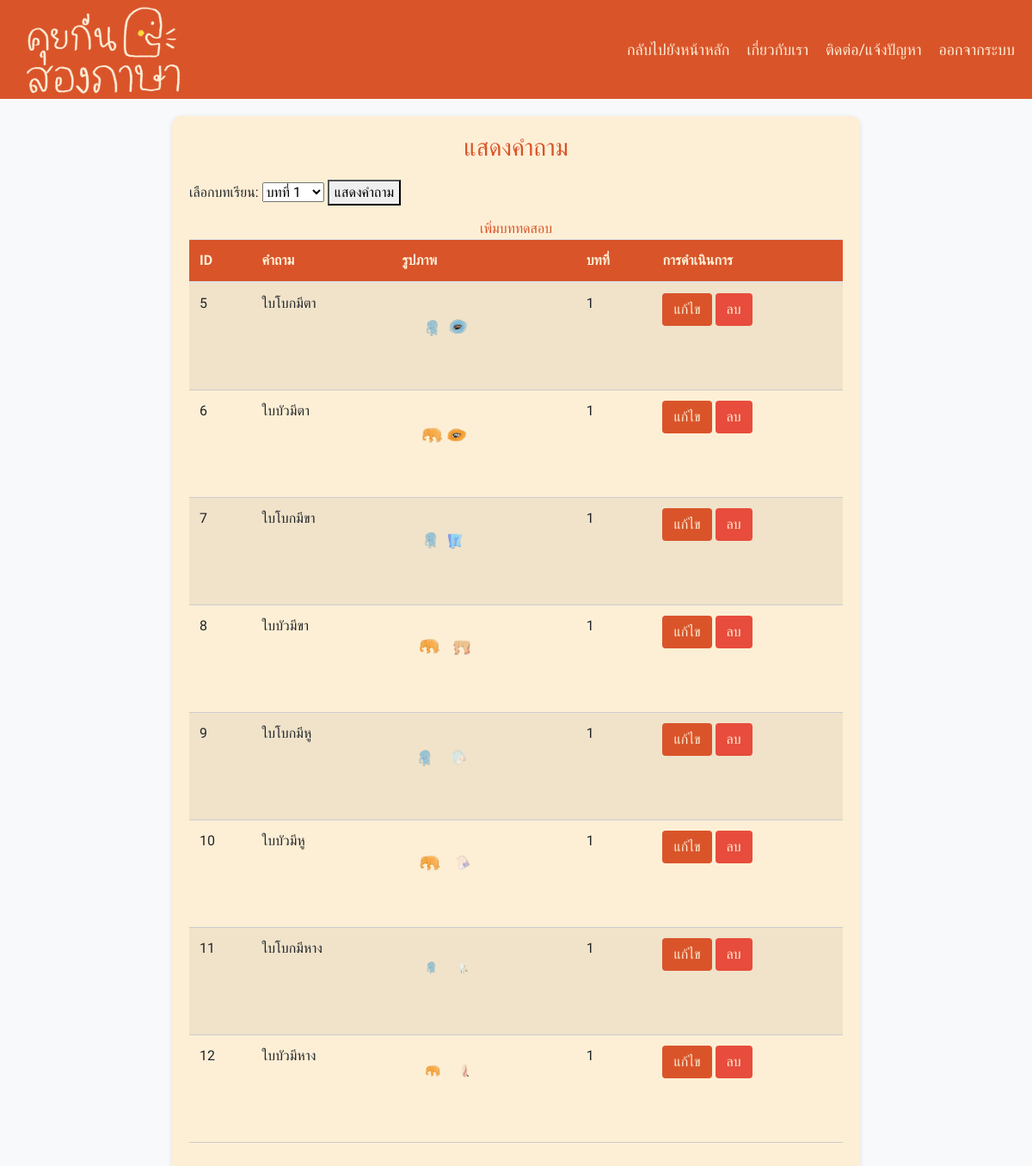
/view, run on the app's committed database.
### main.py (models this page shows, shortened)
class Question(db.Model):
    id = db.Column(db.Integer, primary_key=True)
    question = db.Column(db.String(500), nullable=False)
    image = db.Column(db.String(100))
    lesson = db.Column(db.Integer , nullable=False)

### main.py (the view)
@app.route('/view', methods=['GET', 'POST'])
def view_questions():
    selected_lesson = 1
    questions = Question.query.filter_by(lesson=selected_lesson).all()
    return render_template('view.html', questions=questions)

### templates/view.html (shortened to what this page needs)
<!DOCTYPE html>
<html lang="en">
<head>
    <link rel="stylesheet" href="https://stackpath.bootstrapcdn.com/bootstrap/4.5.2/css/bootstrap.min.css">
</head>
<body>
    <div class="navbar-main">
        <a href="/teacher_dashboard" class="navbar-logo">
            <img src="/static/pic/mini_logo.png" alt="Logo" class="navbar-logo-img">
        </a>
        <div class="navbar-links">
            <a href="/" class="navbar-text">กลับไปยังหน้าหลัก</a>
            <a href="about_us" class="navbar-text">เกี่ยวกับเรา</a>
            <a href="contact_page" class="navbar-text">ติดต่อ/แจ้งปัญหา</a>
            <a href="logout" class="navbar-text">ออกจากระบบ</a>
        </div>
    </div>
    <div class="container">
        <h1>แสดงคำถาม</h1>
        <form method="post" action="/view">
            <label for="lesson_select">เลือกบทเรียน:</label>
            <select id="lesson_select" name="lesson_select">
                <option value="1" selected>บทที่ 1</option>
            </select>
            <button type="submit">แสดงคำถาม</button>
        </form>
        <a href="/add_question" class="btn-menu">เพิ่มบททดสอบ</a>
        <table class="table table-striped">
            <thead>
                <tr>
                    <th>ID</th>
                    <th>คำถาม</th>
                    <th>รูปภาพ</th>
                    <th>บทที่</th>
                    <th>การดำเนินการ</th>
                </tr>
            </thead>
            <tbody>
                {% for question in questions %}
                <tr>
                    <td>{{ question.id }}</td>
                    <td>{{ question.question }}</td>
                    <td>
                        {% if question.image %}
                        <div class="image-container">
                            <img src="/static/{{ question.image }}" alt="รูปภาพคำถาม">
                        </div>
                        {% else %}
                        ไม่มีรูปภาพ
                        {% endif %}
                    </td>
                    <td>{{ question.lesson }}</td>
                    <td>
                        <a href="/edit/{{ question.id }}" class="btn btn-edit">แก้ไข</a>
                        <a href="/delete/{{ question.id }}" class="btn btn-remove">ลบ</a>
                    </td>
                </tr>
                {% endfor %}
            </tbody>
        </table>
    </div>
</body>
</html>

### templates/view.html (style rules this page uses)
body { background-color: #f8f9fa; font-family: 'Itim', cursive; margin-top: 135px; }
.container { max-width: 800px; margin: 0 auto; padding: 20px; background-color: #FDEFD5; border-radius: 10px; box-shadow: 0px 2px 6px rgba(0, 0, 0, 0.1); }
h1 { text-align: center; color: #DA542A; font-size: 28px; margin-bottom: 20px; }
table { width: 100%; border-collapse: collapse; margin-bottom: 20px; }
th, td { padding: 10px; text-align: left; border-bottom: 1px solid #ccc; }
th { background-color: #DA542A; color: #FDEFD5; }
.image-container { width: 100px; height: 100px; overflow: hidden; }
.image-container img { width: 100%; height: auto; object-fit: cover; }
.btn-menu { display: block; text-align: center; font-size: 16px; color: #333; text-decoration: none; margin-top: 10px; }
.btn-edit { background-color: #DA542A; color: #FDEFD5; }
.btn-remove { background-color: #E74C3C; color: #FDEFD5; }
.btn-menu { color: #DA542A; }
.navbar-main { background-color: #DA542A; width: 100%; height: 115px; display: flex; justify-content: space-between; align-items: center; padding: 0 20px; position: fixed; top: 0; left: 0; z-index: 999; }
.navbar-text { color: #FDEFD5; font-size: 18px; cursor: pointer; text-decoration: none; font-family: 'Itim', cursive; }
.navbar-logo { display: flex; align-items: center; text-decoration: none; margin-right: 20px; }
.navbar-logo-img { width: 200px; height: auto; margin-right: 20px; }
.navbar-links { display: flex; gap: 20px; margin-left: auto; }

### data on the page
Question: id "5", question "ใบโบกมีตา", image (picture), lesson "1"
Question: id "6", question "ใบบัวมีตา", image (picture), lesson "1"
Question: id "7", question "ใบโบกมีขา", image (picture), lesson "1"
Question: id "8", question "ใบบัวมีขา", image (picture), lesson "1"
Question: id "9", question "ใบโบกมีหู", image (picture), lesson "1"
Question: id "10", question "ใบบัวมีหู", image (picture), lesson "1"
Question: id "11", question "ใบโบกมีหาง", image (picture), lesson "1"
Question: id "12", question "ใบบัวมีหาง", image (picture), lesson "1"
